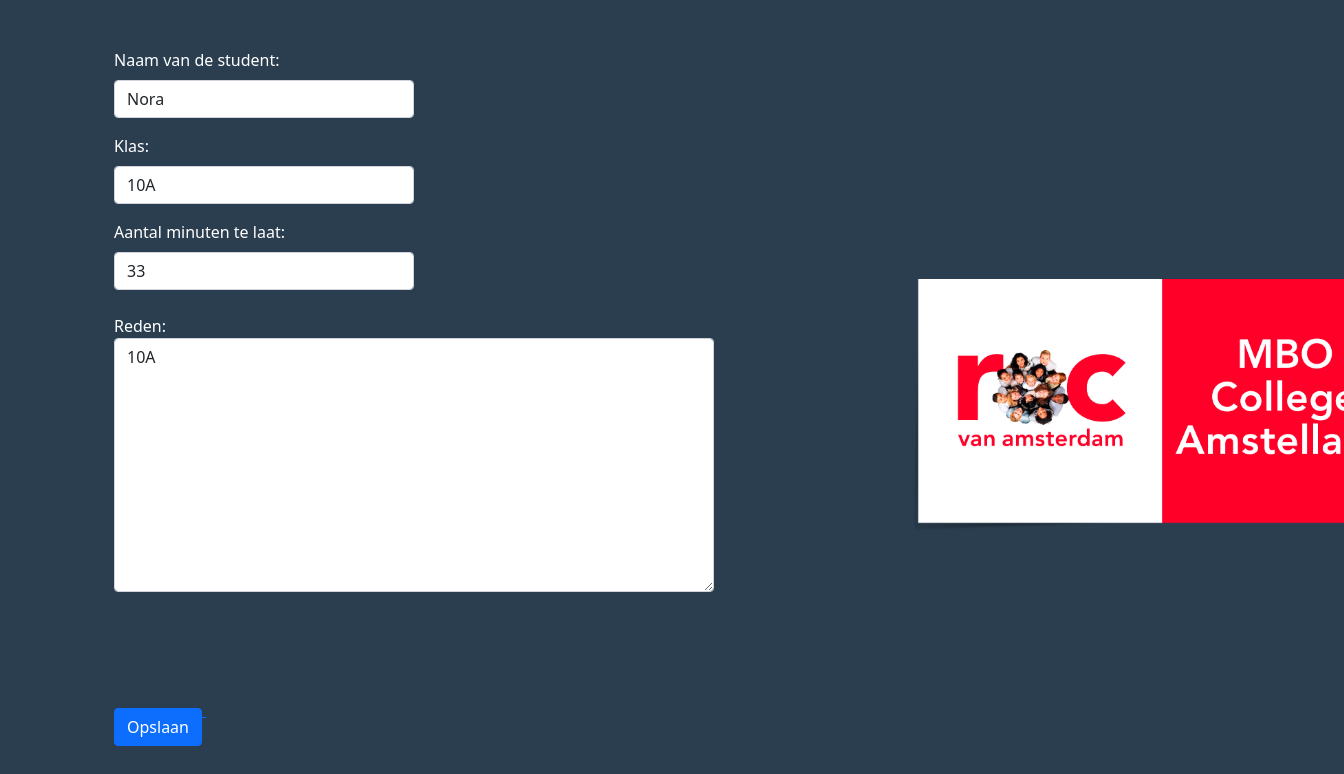
The page /update.php?id=5 on the database its author committed.
### tables this page shows
CREATE TABLE `studenten` (
  `id` int(11) NOT NULL,
  `klas` varchar(5) NOT NULL,
  `student_naam` varchar(30) NOT NULL,
  `minuten_te_laat` int(3) NOT NULL,
  `reden_te_laat` varchar(150) NOT NULL
);

### includes/database.php (called while the page is built)
<?php
$servername = "localhost";
$username = "root";
$password = "";
$dbname = "studenten_info";
try {
 $conn = new PDO("mysql:host=$servername;dbname=$dbname", $username, $password);
  $conn->setAttribute(PDO::ATTR_ERRMODE, PDO::ERRMODE_EXCEPTION);
} catch(PDOException $err) {
    echo "Connection failed: " . $err->getMessage();
}
function getData($sql, $method){
  global $conn;
  $statement = $conn->query($sql);
  if($method == 'fetchAll'){
      $result = $statement->fetchAll(PDO::FETCH_BOTH);
  }
  else {
      $result = $statement->fetch(PDO::FETCH_BOTH);
  }
  return $result;
}
?>

### update.php (the view, shortened to what this page needs)
<?php
include'includes/database.php';
$id = $_GET['id'];
$sql = "SELECT * FROM `studenten` WHERE id = $id";
$student = getData($sql, 'fetch');
?>
<!DOCTYPE html>
<html lang="en">
<head>
<link rel="stylesheet" href="https://cdn.jsdelivr.net/npm/bootstrap@5.1.3/dist/css/bootstrap.min.css">
</head>
<body style="background-color: #2B3E50; overflow: hidden;">
    <div class="container my-5">
        <form method="POST">
            <div class="mb-3">
            <form method="POST">
                <div style="color: white; width: 300px;" class="mb-3">
                    <label class="form-label">Naam van de student:</label>
                    <input type="text" name="student_naam" class="form-control" value="<?php echo $student['student_naam'];?>" autocomplete="off">
                </div>
                <div style="color: white; width: 300px;" class="mb-3">
                    <label class="form-label">Klas:</label>
                    <input type="text" name="klas" class="form-control" value="<?php echo $student['klas'];?>" autocomplete="off">
                </div>
                <div style="color: white; width: 300px;" class="mb-3">
                    <label class="form-label">Aantal minuten te laat:</label>
                    <input type="number" name="minuten_te_laat" min="0" class="form-control" value="<?php echo $student['minuten_te_laat'];?>" autocomplete="off">
                </div>
                <div style="color: white; position: relative; top: 8px; width: 600px;" class="form-group">
                    <label style="color: white;" for="reden">Reden:</label>
                    <textarea class="form-control" name="reden_te_laat" id="reden_te_laat" cols="30" rows="10" autocomplete="on"><?php echo $student['klas'];?></textarea>
                </div>
            <a href="index.php">
                <button type="submit" style="position: relative; top: 15px;" class="btn btn-primary" name="submit">Opslaan</button>
            </a>
        </form>
        <img src="images/logo.png" style="width: 500px; position: relative; left: 700px; bottom: 305px;">
    </div>
</body>
</html>

### rows shown on the page
studenten: student_naam "Nora", klas "10A", minuten_te_laat "33", reden_te_laat "10A"
